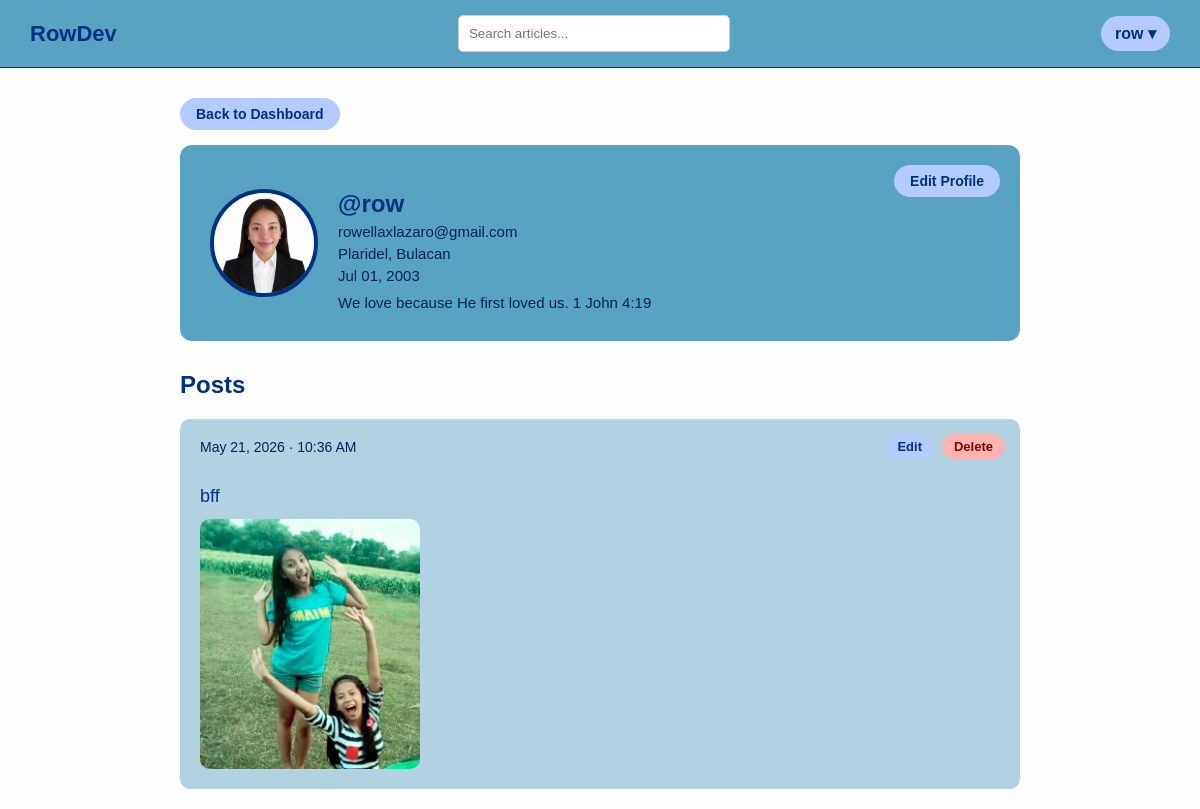
The page /profile/row/ (signed in) on the database its author committed.
### myapp/models.py (models this page shows, shortened)
class Profile(models.Model):
    user = models.OneToOneField(User, on_delete=models.CASCADE)
    profile_pic = models.ImageField(upload_to='profile_pics/', blank=True, null=True)
    bio = models.TextField(blank=True, null=True)
    location = models.CharField(max_length=100, blank=True, null=True)
    birthday = models.DateField(blank=True, null=True)

class Post(models.Model):
    title = models.CharField(max_length=200, blank=True, null=True)
    content = models.TextField()
    image = models.ImageField(upload_to='post_images/', blank=True, null=True)
    author = models.ForeignKey(User, on_delete=models.SET_NULL, null=True, blank=True)
    created_at = models.DateTimeField(auto_now_add=True)

### myapp/views.py (the view)
# urls.py: path('profile/<str:username>/', views.profile_view, name='profile'),
@login_required
def profile_view(request, username):
    user_obj = get_object_or_404(User, username=username)
    profile, created = Profile.objects.get_or_create(user=user_obj)
    posts = Post.objects.filter(author=user_obj).order_by('-created_at')
    return render(request, 'profile.html', {
        'profile_user': user_obj,
        'profile': profile,
        'posts': posts,
    })

### myapp/templates/profile.html (shortened to what this page needs)
{% extends 'base.html' %}
{% load tz %}
{% block content %}
<a href="{% url 'home' %}" style="
    display: inline-block;
    margin-bottom: 15px;
    background: #b4cbff;
    color: #003082;
    padding: 8px 16px;
    border-radius: 20px;
    text-decoration: none;
    font-weight: bold;
    font-size: 14px;
">Back to Dashboard</a>
<div class="profile-card">
    {% if request.user == profile_user %}
    <a href="{% url 'edit-profile' %}" class="edit-btn">Edit Profile</a>
    {% endif %}
    <div style="display: flex; align-items: center; gap: 20px;">
        {% if profile.profile_pic %}
            <img src="{{ profile.profile_pic.url }}" alt="Profile" class="profile-pic">
        {% else %}
            <div class="profile-pic-placeholder">
                {{ profile_user.username|first|upper }}
            </div>
        {% endif %}
        <div class="profile-info">
            <div class="profile-username">@{{ profile_user.username }}</div>
            {% if profile_user.email %}
                <div class="profile-detail">{{ profile_user.email }}</div>
            {% endif %}
            {% if profile.location %}
                <div class="profile-detail">{{ profile.location }}</div>
            {% endif %}
            {% if profile.birthday %}
                <div class="profile-detail">{{ profile.birthday|date:"M d, Y" }}</div>
            {% endif %}
            {% if profile.bio %}
                <div class="profile-detail" style="margin-top: 10px;">{{ profile.bio }}</div>
            {% endif %}
        </div>
    </div>
</div>
<div class="feed-heading">Posts</div>
{% for post in posts %}
    <div class="card" style="position: relative;">
        {% if request.user == post.author or request.user.is_staff %}
        <div style="position: absolute; top: 15px; right: 15px; display: flex; gap: 8px;">
            <a href="{% url 'post-edit' post.pk %}" style="
                background: #b4cbff;
                color: #003082;
                padding: 5px 12px;
                border-radius: 20px;
                text-decoration: none;
                font-weight: bold;
                font-size: 13px;
            ">Edit</a>
            <a href="{% url 'post-delete' post.pk %}" style="
                background: #ffb4b4;
                color: #820000;
                padding: 5px 12px;
                border-radius: 20px;
                text-decoration: none;
                font-weight: bold;
                font-size: 13px;
            ">Delete</a>
        </div>
        {% endif %}
        <p style="font-size: 14px; color: #00225c; margin: 0 0 10px 0;">
            {{ post.created_at|localtime|date:"M d, Y · g:i A" }}
        </p>
        <p style="font-size: 18px; color: #003082; margin: 0; white-space: pre-line;">
            {{ post.content }}
        </p>
        {% if post.image %}
            <img src="{{ post.image.url }}" alt="Post image" style="
                max-width: 50%;
                max-height: 250px;
                object-fit: cover;
                border-radius: 10px;
                margin-top: 12px;
                display: block;
            ">
        {% endif %}
    </div>
{% empty %}
    <div style="text-align: center; color: #003082; font-style: italic; background: rgb(87, 163, 193); padding: 20px; border-radius: 10px;">
        No posts yet!
    </div>
{% endfor %}
{% endblock %}

### myapp/templates/base.html (shortened to what this page needs)
<!DOCTYPE html>
<html>
<head>
</head>
<body>
<div class="navbar">
    <a href="{% url 'home' %}" class="logo">RowDev</a>
    <div>
        <form action="{% url 'post-list' %}" method="get">
            <input type="text" name="q" placeholder="Search articles..." style="margin-bottom: 0; width: 250px; color:#003082">
        </form>
    </div>
    <div class="nav-links">
        {% if user.is_authenticated %}
            <div class="user-dropdown">
                <button onclick="toggleMenu()" class="logout-btn" style="cursor: pointer;">
                    {{ user.username }} ▾
                </button>
            </div>
        {% else %}
            <a href="{% url 'account_login' %}">Login</a>
            <a class="btn" href="{% url 'register' %}">Join Now</a>
        {% endif %}
    </div>
</div>
<div class="container">
    {% block content %}
    {% endblock %}
</div>
</body>
</html>

### myapp/templates/base.html (style rules this page uses)
body { margin: 0; font-family: Arial; background: #fefefe; }
.navbar { display: flex; justify-content: space-between; align-items: center; padding: 15px 30px; background: rgb(87, 163, 193); border-bottom: 1px solid #003082; }
.logo { font-family: sans-serif; font-size: 22px; font-weight: bold; color: #003082; text-decoration: none; }
.nav-links { display: flex; align-items: center; }
.nav-links a, .nav-links button { margin-left: 15px; text-decoration: none; color: #003082; font-weight: bold; background: none; border: none; cursor: pointer; font-family: Arial; font-size: 16px; }
.logout-btn { background: #b4cbff !important; color: #003082 !important; padding: 8px 14px; border-radius: 20px; }
.container { width: 70%; margin: auto; margin-top: 30px; }
.card { background: rgb(176, 210, 225); padding: 20px; margin-bottom: 20px; border-radius: 10px; }
.card img { max-width: 100%; height: auto; border-radius: 10px; margin-top: 10px; }
input[type="text"], input[type="password"], input[type="email"], textarea { width: 95%; padding: 10px; margin-bottom: 15px; border-radius: 5px; border: 1px solid #ccc; }
.user-dropdown { position: relative; display: inline-block; margin-left: 15px; }

### myapp/templates/profile.html (style rules this page uses)
.profile-card { background: rgb(87, 163, 193); border-radius: 12px; padding: 30px; margin-bottom: 30px; position: relative; }
.profile-pic { width: 100px; height: 100px; border-radius: 50%; object-fit: cover; border: 4px solid #003082; }
.profile-info { margin-top: 15px; }
.profile-username { font-size: 24px; font-weight: bold; color: #003082; }
.profile-detail { color: #00225c; font-size: 15px; margin-top: 5px; }
.edit-btn { position: absolute; top: 20px; right: 20px; background: #b4cbff; color: #003082; padding: 8px 16px; border-radius: 20px; text-decoration: none; font-weight: bold; font-size: 14px; }
.feed-heading { font-size: 24px; font-weight: bold; color: #003082; margin-bottom: 20px; }

### rows shown on the page
Profile: profile_pic (picture), location "Plaridel, Bulacan", birthday "Jul 01, 2003", bio "We love because He first loved us. 1 John 4:19"
Post: shows "Edit", created_at "May 21, 2026 · 10:36 AM", content "bff", image (picture)

### other values the page prints
{{ user.username }} "row"
{{ profile_user.username }} "row"
{{ profile_user.email }} "rowellaxlazaro@gmail.com"
